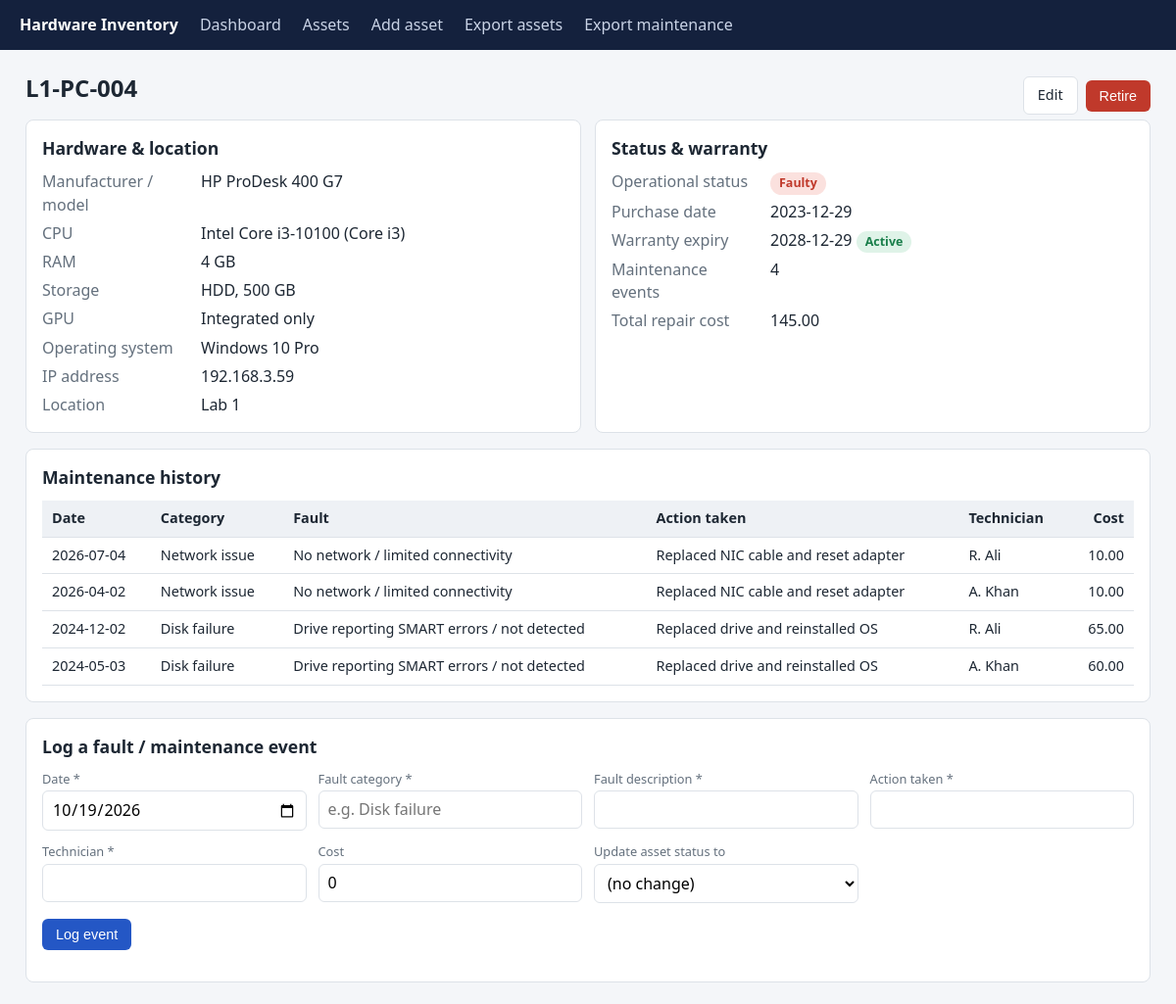
The page /assets/L1-PC-004 on the database its author committed.
### tables this page shows
CREATE TABLE assets (
    asset_id        TEXT PRIMARY KEY,                 -- permanent identity, e.g. LAB1-PC-001
    manufacturer    TEXT NOT NULL,
    model           TEXT NOT NULL,
    cpu             TEXT NOT NULL,                    -- full model, e.g. Intel Core i5-12400
    cpu_family      TEXT NOT NULL,                    -- grouping used for filtering, e.g. Core i5
    ram_gb          INTEGER NOT NULL CHECK (ram_gb > 0),
    storage_type    TEXT NOT NULL CHECK (storage_type IN ('SSD','HDD','NVMe','Hybrid')),
    storage_gb      INTEGER NOT NULL CHECK (storage_gb > 0),
    gpu             TEXT,                             -- NULL / empty = integrated only
    os              TEXT NOT NULL,
    ip_address      TEXT,                             -- changeable network address (NOT identity)
    location        TEXT NOT NULL,
    purchase_date   TEXT NOT NULL,                    -- ISO date YYYY-MM-DD
    warranty_expiry TEXT NOT NULL,                    -- warranty status is COMPUTED from this
    status          TEXT NOT NULL DEFAULT 'Operational'
                    CHECK (status IN ('Operational','Faulty','Under Repair')),
    active          INTEGER NOT NULL DEFAULT 1        -- 0 = retired (kept for history)
);

CREATE TABLE maintenance (
    id               INTEGER PRIMARY KEY AUTOINCREMENT,
    asset_id         TEXT NOT NULL REFERENCES assets(asset_id),
    event_date       TEXT NOT NULL,
    fault_category   TEXT NOT NULL,
    fault_description TEXT NOT NULL,
    action_taken     TEXT NOT NULL,
    technician       TEXT NOT NULL,
    cost             REAL NOT NULL DEFAULT 0 CHECK (cost >= 0)
);

### app.py (the view)
@app.route("/assets/<asset_id>")
def asset_detail(asset_id):
    db = get_db()
    a = db.execute("SELECT * FROM assets WHERE asset_id=?", (asset_id,)).fetchone()
    if not a:
        return render_template("message.html", title="Asset not found",
                               text=f"No asset with ID '{asset_id}'."), 404
    events = db.execute("SELECT * FROM maintenance WHERE asset_id=? ORDER BY event_date DESC, id DESC",
                        (asset_id,)).fetchall()
    total_cost = sum(e["cost"] for e in events)
    return render_template("asset_detail.html", a=a, events=events, total_cost=total_cost,
                           warranty=warranty_status(a["warranty_expiry"]), today=today())

### app.py (called while the page is built)
def today():
    return date.today().isoformat()

def warranty_status(expiry):
    t = date.today()
    exp = date.fromisoformat(expiry)
    if exp < t:
        return "Expired"
    if exp <= t + timedelta(days=WARRANTY_SOON_DAYS):
        return "Expiring soon"
    return "Active"

### db.py (called while the page is built)
def get_db():
    conn = sqlite3.connect(DB_PATH)
    conn.row_factory = sqlite3.Row
    conn.execute("PRAGMA foreign_keys = ON")   # enforce maintenance.asset_id -> assets
    return conn

### templates/asset_detail.html (shortened to what this page needs)
{% extends "base.html" %}
{% block content %}
<div class="row" style="justify-content:space-between">
  <h1>{{ a.asset_id }}
    {% if not a.active %}<span class="badge b-Retired">Retired</span>{% endif %}</h1>
  <div class="row">
    <a class="btn sec" href="{{ url_for('asset_edit', asset_id=a.asset_id) }}">Edit</a>
    {% if a.active %}
    <form method="post" action="{{ url_for('asset_retire', asset_id=a.asset_id) }}"
          onsubmit="return confirm('Retire this asset? Its history is kept.')">
      <button class="btn danger" type="submit">Retire</button></form>
    {% else %}
    <form method="post" action="{{ url_for('asset_reactivate', asset_id=a.asset_id) }}">
      <button class="btn" type="submit">Reactivate</button></form>
    {% endif %}
  </div>
</div>
<div class="grid g2">
<div class="card"><h2>Hardware &amp; location</h2>
<dl>
  <dt>Manufacturer / model</dt><dd>{{ a.manufacturer }} {{ a.model }}</dd>
  <dt>CPU</dt><dd>{{ a.cpu }} ({{ a.cpu_family }})</dd>
  <dt>RAM</dt><dd>{{ a.ram_gb }} GB</dd>
  <dt>Storage</dt><dd>{{ a.storage_type }}, {{ a.storage_gb }} GB</dd>
  <dt>GPU</dt><dd>{{ a.gpu or 'Integrated only' }}</dd>
  <dt>Operating system</dt><dd>{{ a.os }}</dd>
  <dt>IP address</dt><dd>{{ a.ip_address or '-' }}</dd>
  <dt>Location</dt><dd>{{ a.location }}</dd>
</dl></div>
<div class="card"><h2>Status &amp; warranty</h2>
<dl>
  <dt>Operational status</dt><dd><span class="badge b-{{ a.status }}">{{ a.status }}</span></dd>
  <dt>Purchase date</dt><dd>{{ a.purchase_date }}</dd>
  <dt>Warranty expiry</dt><dd>{{ a.warranty_expiry }} <span class="badge b-{{ warranty }}">{{ warranty }}</span></dd>
  <dt>Maintenance events</dt><dd>{{ events|length }}</dd>
  <dt>Total repair cost</dt><dd>{{ '%.2f'|format(total_cost) }}</dd>
</dl></div>
</div>
<div class="card scroll"><h2>Maintenance history</h2>
<table>
<tr><th>Date</th><th>Category</th><th>Fault</th><th>Action taken</th><th>Technician</th><th class="right">Cost</th></tr>
{% for e in events %}
<tr><td>{{ e.event_date }}</td><td>{{ e.fault_category }}</td><td>{{ e.fault_description }}</td>
<td>{{ e.action_taken }}</td><td>{{ e.technician }}</td><td class="right">{{ '%.2f'|format(e.cost) }}</td></tr>
{% else %}
<tr><td colspan="6" class="muted">No maintenance events recorded.</td></tr>
{% endfor %}
</table></div>
<div class="card"><h2>Log a fault / maintenance event</h2>
<form method="post" action="{{ url_for('maintenance_add', asset_id=a.asset_id) }}" novalidate>
<div class="formgrid">
  <div><label>Date *</label><input type="date" name="event_date" value="{{ today }}"></div>
  <div><label>Fault category *</label><input name="fault_category" list="cats" placeholder="e.g. Disk failure">
    </div>
  <div><label>Fault description *</label><input name="fault_description"></div>
  <div><label>Action taken *</label><input name="action_taken"></div>
  <div><label>Technician *</label><input name="technician"></div>
  <div><label>Cost</label><input name="cost" value="0"></div>
  <div><label>Update asset status to</label><select name="set_status"><option value="">(no change)</option>
    <option>Operational</option><option>Faulty</option><option>Under Repair</option></select></div>
</div>
<p><button class="btn" type="submit">Log event</button></p>
</form></div>
{% endblock %}

### static/style.css (style rules this page uses)
:root { --bg:#f4f6f9;--card:#fff;--ink:#1d2733;--muted:#64707d;--line:#dde2e8;--accent:#2457c5;--ok:#1a7f4b;--warn:#b7791f;--bad:#c0392b }
* { box-sizing:border-box }
body { margin:0;font-family:system-ui,-apple-system,"Segoe UI",Roboto,sans-serif;background:var(--bg);color:var(--ink);line-height:1.45 }
h1 { font-size:1.5rem;margin:0 0 14px }
h2 { font-size:1.1rem;margin:0 0 10px }
.card { background:var(--card);border:1px solid var(--line);border-radius:8px;padding:16px;margin-bottom:16px }
.grid { display:grid;gap:14px }
.g2 { grid-template-columns:repeat(auto-fit,minmax(340px,1fr)) }
table { width:100%;border-collapse:collapse;font-size:.9rem }
th,td { text-align:left;padding:8px 10px;border-bottom:1px solid var(--line);vertical-align:top }
th { background:#eef1f5;font-weight:600;white-space:nowrap }
a { color:var(--accent) }
.btn { display:inline-block;background:var(--accent);color:#fff;border:0;border-radius:6px;padding:8px 14px;font-size:.9rem;cursor:pointer;text-decoration:none }
.btn.sec { background:#fff;color:var(--ink);border:1px solid var(--line) }
.btn.danger { background:var(--bad) }
label { display:block;font-size:.8rem;color:var(--muted);margin-bottom:3px }
input,select,textarea { font:inherit;padding:7px 9px;border:1px solid var(--line);border-radius:6px;background:#fff;width:100% }
.formgrid { display:grid;grid-template-columns:repeat(auto-fit,minmax(240px,1fr));gap:12px }
.badge { display:inline-block;padding:2px 9px;border-radius:12px;font-size:.78rem;font-weight:600 }
.b-Operational,.b-Active { background:#dff3e8;color:var(--ok) }
.b-Faulty,.b-Expired { background:#fbe1de;color:var(--bad) }
.right { text-align:right }
.row { display:flex;gap:8px;align-items:center;flex-wrap:wrap }
dl { display:grid;grid-template-columns:150px 1fr;gap:6px 12px;margin:0 }
dt { color:var(--muted) }
dd { margin:0 }
.scroll { overflow-x:auto }

### rows shown on the page
assets: asset_id "L1-PC-004", manufacturer "HP", model "ProDesk 400 G7", cpu "Intel Core i3-10100", cpu_family "Core i3", ram_gb "4", storage_type "HDD", storage_gb "500", gpu "Integrated only", os "Windows 10 Pro", ip_address "192.168.3.59", location "Lab 1", status "Faulty", purchase_date "2023-12-29", warranty_expiry "2028-12-29"
maintenance: event_date "2026-07-04", fault_category "Network issue", fault_description "No network / limited connectivity", action_taken "Replaced NIC cable and reset adapter", technician "R. Ali", cost "10.00"
maintenance: event_date "2026-04-02", fault_category "Network issue", fault_description "No network / limited connectivity", action_taken "Replaced NIC cable and reset adapter", technician "A. Khan", cost "10.00"
maintenance: event_date "2024-12-02", fault_category "Disk failure", fault_description "Drive reporting SMART errors / not detected", action_taken "Replaced drive and reinstalled OS", technician "R. Ali", cost "65.00"
maintenance: event_date "2024-05-03", fault_category "Disk failure", fault_description "Drive reporting SMART errors / not detected", action_taken "Replaced drive and reinstalled OS", technician "A. Khan", cost "60.00"

### other values the page prints
{{ warranty }} "Active"
{{ events|length }} "4"
{{ '%.2f'|format(total_cost) }} "145.00"
